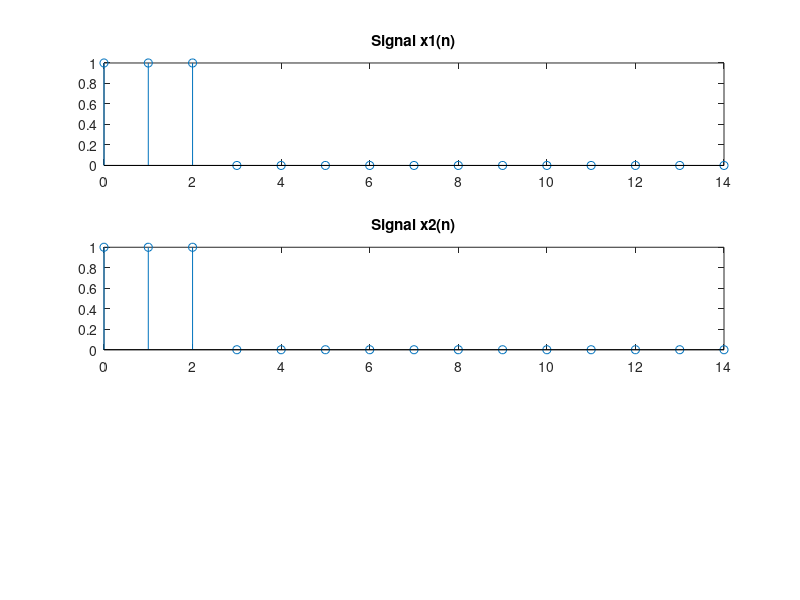
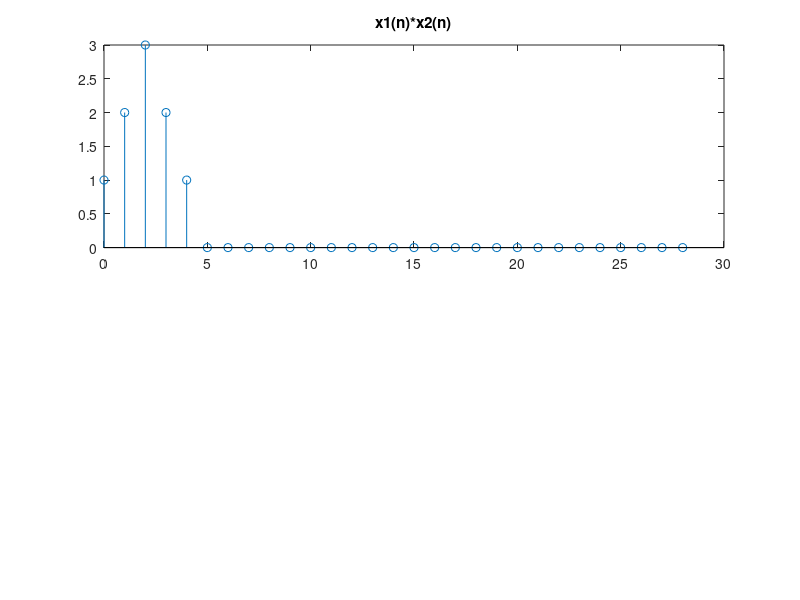

These charts were generated, in order, by the following MATLAB code:
%definisanje tri diskretna signala
x1 = [ones(1,3) zeros(1,12)];
x2 = x1;
n = 0 : 14;
%crtanje signala
subplot (3, 1, 1), stem (n, x1), title ('Signal x1(n)');
subplot (3, 1, 2), stem (n, x2), title ('Signal x2(n)');
%provera komutativnosti
w1 = conv (x1, x2);
%crtanje signala
figure
subplot (2, 1, 1), stem (0:length(w1)-1, w1), title ('x1(n)*x2(n)');
